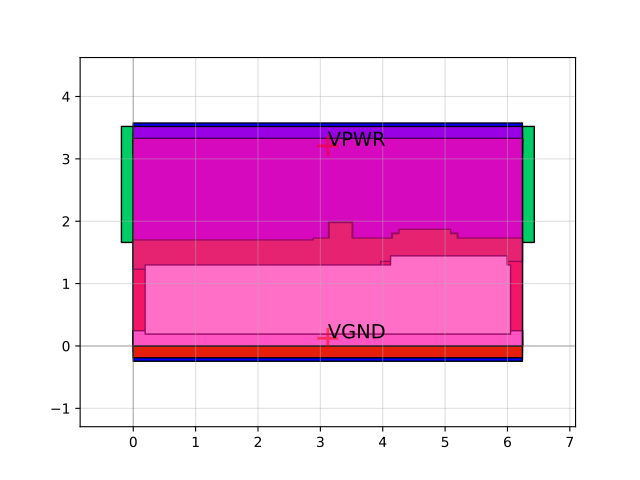

Here is the Python script that generated this plot:
import sky130

c = sky130.components.sky130_fd_sc_hs__o21ba_4()
c.plot()
